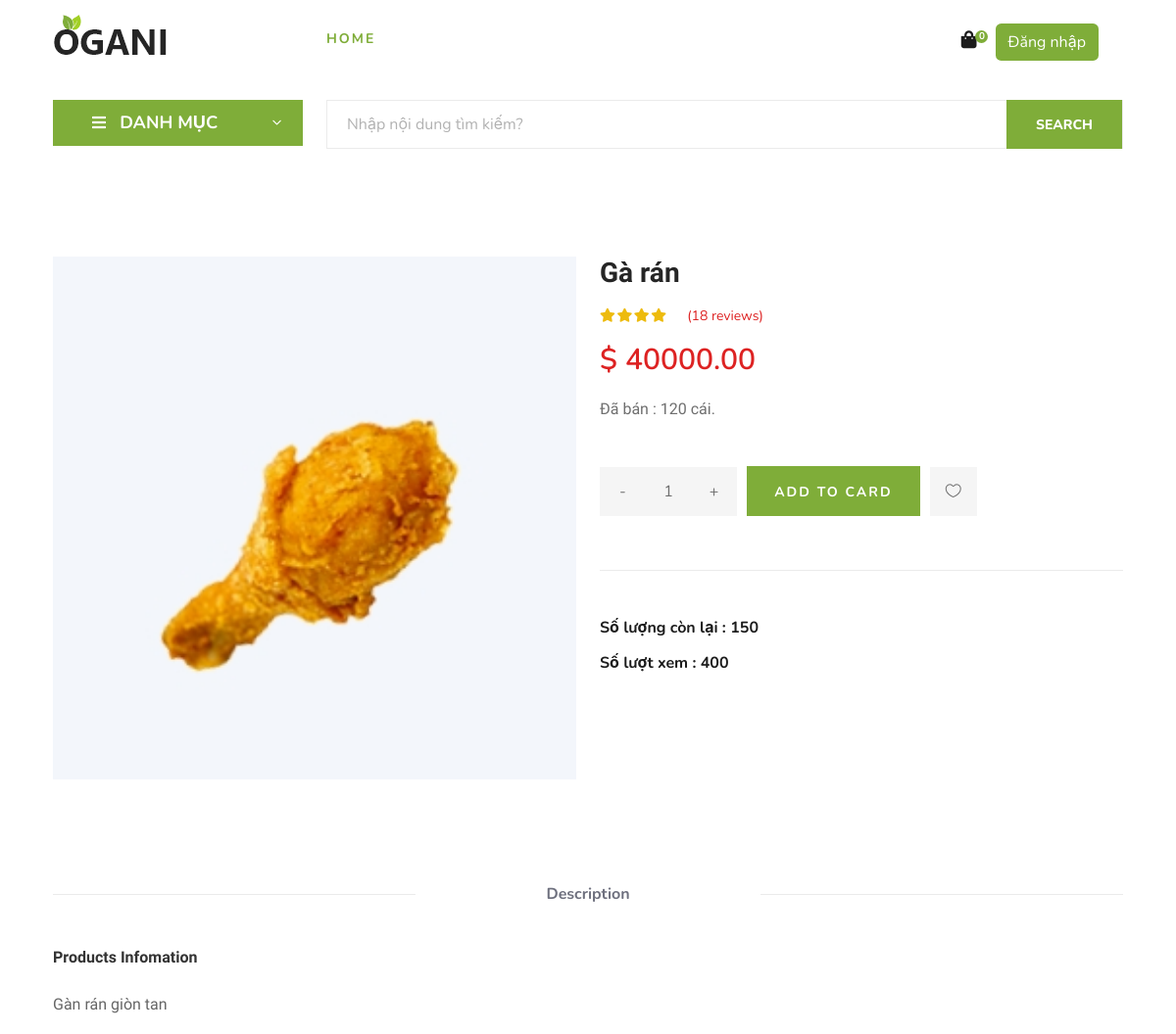
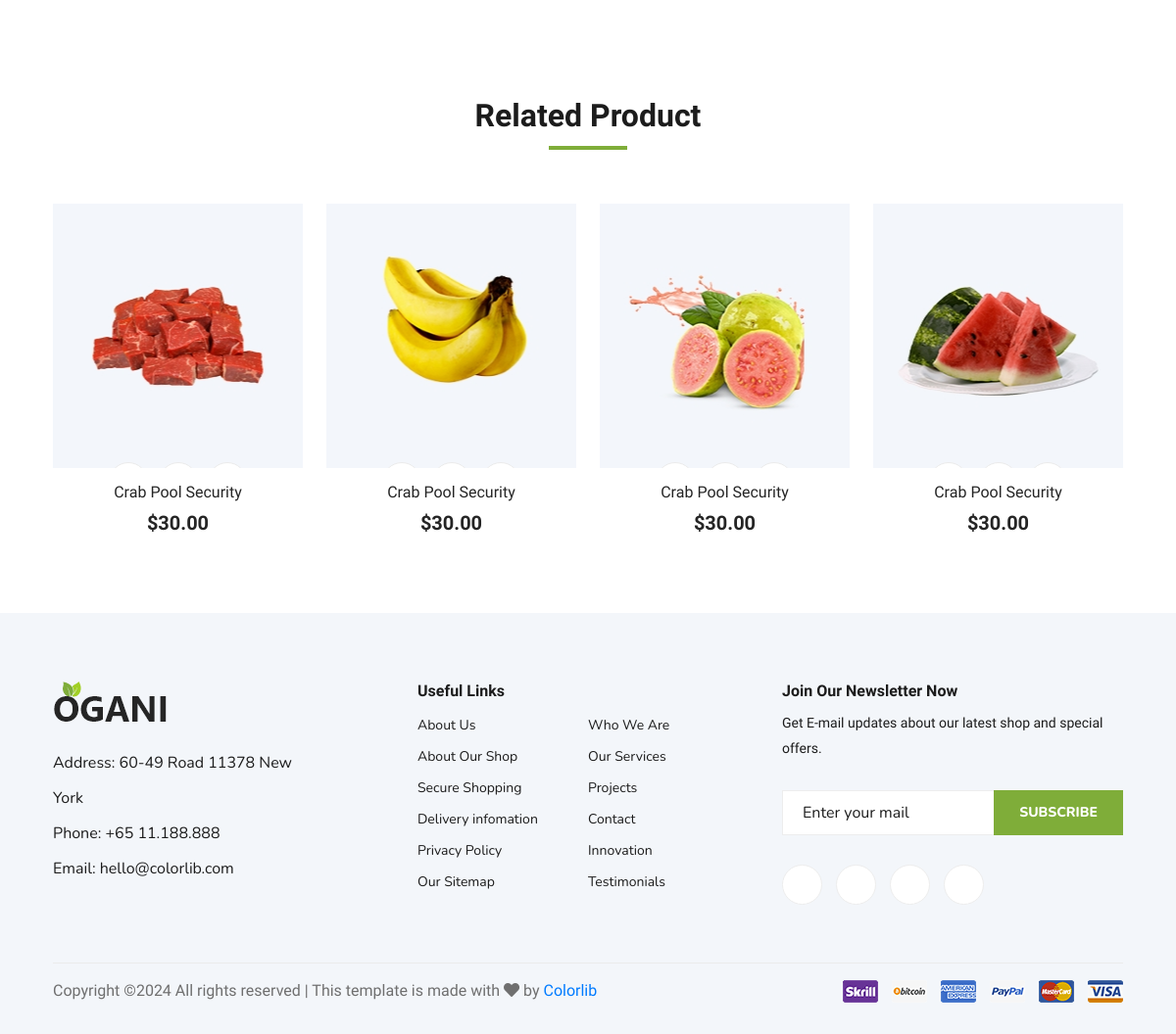
Page /detail.php?productId=2 on the committed database (2 pictures, top to bottom).
### tables this page shows
CREATE TABLE `products` (
  `product_id` int(11) NOT NULL,
  `name` varchar(100) NOT NULL,
  `description` text DEFAULT NULL,
  `price` decimal(10,2) NOT NULL,
  `stock` int(11) NOT NULL,
  `views` int(11) DEFAULT 0,
  `sold` int(11) DEFAULT 0,
  `category_id` int(11) DEFAULT NULL,
  `img_url` varchar(255) DEFAULT NULL,
  `created_at` datetime DEFAULT current_timestamp()
);

### function.php (called while the page is built, shortened)
<?php
    require_once "Database.php";
    $db = new Database();
    function getProductsById($productId)
    {
        global $db;
        $productId = (int)$productId;
        $sql = "SELECT * FROM products
        WHERE products.product_id = ? LIMIT 0,1";
        $params = [$productId];
        $typeParams = "i";
        $results = $db->getData($sql, $params, $typeParams);
        return $results;
    }
?>

### Database.php (called while the page is built, shortened)
<?php
    class Database
    {
        private $host = "localhost";
        private $username = "root";
        private $password = "";
        private $dbName = "fruit_store";
        private $conn;
        private function connect()
        {
            $this->conn = new mysqli($this->host, $this->username, $this->password, $this->dbName);
        }
        public function getData($sql, $parameters = [], $typeParams = "")
        {
            try
            {
                $stmt = $this->conn->prepare($sql);
                if (!empty($parameters)) {
                    $stmt->bind_param($typeParams, ...$parameters);
                }
                $stmt->execute();
                $result = $stmt->get_result();
                return $result->fetch_all(MYSQLI_ASSOC);
            }
            catch (Exception $ex)
            {
                die("Lỗi truy vấn getData: " . $ex->getMessage());
            }
        }
    }
?>

### detail.php (the view, shortened to what this page needs)
<?php
    include "header.php";
    include "hero.php";
?>
    <?php
    if(isset($_GET['productId']) && (int)$_GET['productId'] > 0)
    {
        $productsId = (int)$_GET['productId'];
        $product = getProductsById($productsId);
        $product = $product[0];
        echo <<<HTML
        <section class="product-details spad">
        <div class="container">
            <div class="row">
                <div class="col-lg-6 col-md-6">
                    <div class="product__details__pic">
                        <div class="product__details__pic__item">
                            <img class="product__details__pic__item--large"
                                src="{$product['img_url']}" alt="">
                        </div>
                    </div>
                </div>
                <div class="col-lg-6 col-md-6">
                    <div class="product__details__text">
                        <h3>{$product['name']}</h3>
                        <div class="product__details__rating">
                            <i class="fa fa-star"></i>
                            <i class="fa fa-star"></i>
                            <i class="fa fa-star"></i>
                            <i class="fa fa-star"></i>
                            <i class="fa fa-star-half-o"></i>
                            <span>(18 reviews)</span>
                        </div>
                        <div class="product__details__price">$ {$product['price']}</div>
                        <p>Đã bán : {$product['sold']} cái.</p>
                        <div class="product__details__quantity">
                            <div class="quantity">
                                <div class="pro-qty">
                                    <input type="text" value="1">
                                </div>
                            </div>
                        </div>
                        <a href="#" class="primary-btn">ADD TO CARD</a>
                        <a href="#" class="heart-icon"><span class="icon_heart_alt"></span></a>
                        <ul>
                            <li><b>Số lượng còn lại : {$product['stock']}</b></li>
                            <li><b>Số lượt xem : {$product['views']}</b></li>
                        </ul>
                    </div>
                </div>
                <div class="col-lg-12">
                    <div class="product__details__tab">
                        <ul class="nav nav-tabs" role="tablist">
                            <li class="nav-item">
                                <a class="nav-link active" data-toggle="tab" href="#tabs-1" role="tab"
                                    aria-selected="true">Description</a>
                            </li>
                        </ul>
                        <div class="tab-content">
                            <div class="tab-pane active" id="tabs-1" role="tabpanel">
                                <div class="product__details__tab__desc">
                                    <h6>Products Infomation</h6>
                                    <p>{$product['description']}</p>
                                </div>
                            </div>
                        </div>
                    </div>
                </div>
            </div>
        </div>
        </section>
        <section class="related-product">
        <div class="container">
            <div class="row">
                <div class="col-lg-12">
                    <div class="section-title related__product__title">
                        <h2>Related Product</h2>
                    </div>
                </div>
            </div>
            <div class="row">
                <div class="col-lg-3 col-md-4 col-sm-6">
                    <div class="product__item">
                        <div class="product__item__pic set-bg" data-setbg="img/product/product-1.jpg">
                            <ul class="product__item__pic__hover">
                                <li><a href="#"><i class="fa fa-heart"></i></a></li>
                                <li><a href="#"><i class="fa fa-retweet"></i></a></li>
                                <li><a href="#"><i class="fa fa-shopping-cart"></i></a></li>
                            </ul>
                        </div>
                        <div class="product__item__text">
                            <h6><a href="#">Crab Pool Security</a></h6>
                            <h5>$30.00</h5>
                        </div>
                    </div>
                </div>
                <div class="col-lg-3 col-md-4 col-sm-6">
                    <div class="product__item">
                        <div class="product__item__pic set-bg" data-setbg="img/product/product-2.jpg">
                            <ul class="product__item__pic__hover">
                                <li><a href="#"><i class="fa fa-heart"></i></a></li>
                                <li><a href="#"><i class="fa fa-retweet"></i></a></li>
                                <li><a href="#"><i class="fa fa-shopping-cart"></i></a></li>
                            </ul>
                        </div>
                        <div class="product__item__text">
                            <h6><a href="#">Crab Pool Security</a></h6>
                            <h5>$30.00</h5>
                        </div>
                    </div>
                </div>
                <div class="col-lg-3 col-md-4 col-sm-6">
                    <div class="product__item">
                        <div class="product__item__pic set-bg" data-setbg="img/product/product-3.jpg">
                            <ul class="product__item__pic__hover">
                                <li><a href="#"><i class="fa fa-heart"></i></a></li>
                                <li><a href="#"><i class="fa fa-retweet"></i></a></li>
                                <li><a href="#"><i class="fa fa-shopping-cart"></i></a></li>
                            </ul>
                        </div>
                        <div class="product__item__text">
                            <h6><a href="#">Crab Pool Security</a></h6>
                            <h5>$30.00</h5>
                        </div>
                    </div>
                </div>
                <div class="col-lg-3 col-md-4 col-sm-6">
                    <div class="product__item">
                        <div class="product__item__pic set-bg" data-setbg="img/product/product-7.jpg">
                            <ul class="product__item__pic__hover">
                                <li><a href="#"><i class="fa fa-heart"></i></a></li>
                                <li><a href="#"><i class="fa fa-retweet"></i></a></li>
                                <li><a href="#"><i class="fa fa-shopping-cart"></i></a></li>
                            </ul>
                        </div>
                        <div class="product__item__text">
                            <h6><a href="#">Crab Pool Security</a></h6>
                            <h5>$30.00</h5>
                        </div>
                    </div>
                </div>
            </div>
        </div>
        </section>
    HTML;
    }
    ?>
<?php include "footer.php"?>

### rows in the picture
products: img_url (picture), name "Gà rán", price "40000.00", sold "120", stock "150", views "400", description "Gàn rán giòn tan"
